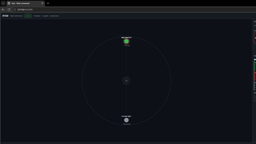
#> input picture .devin/scratch/agentcraft-rts/ui-shot-t08.png, 256 x 144 px, shrunk from 1600 x 900 before the run
$ python -i dithering.py   (imports and definitions only)
#> lines starting #> are read from the running program, lines starting #| are printed output that depends on the picture
#> further down, picture is the input picture: PIL image 256x144 RGBA; mean R, G, B, A 15.4, 19.1, 24.6, 255
"""Dithering — 16 algorithms, 12 palettes, 5 color modes. Grainrad parity.

Error-diffusion family shares one engine; ordered methods share a threshold
matrix path. blueNoise is approximated by a 64x64 interleaved-gradient-noise
field (true void-and-cluster tables are 4KB+ of constants — documented
approximation). crosshatch reuses the hatch overlay on quantized bands.
"""
import math

import numpy as np
from PIL import Image, ImageDraw

from .palettes import PALETTES

# (divisor, [(dx, dy, weight), ...]) — standard published kernels.
DIFFUSION = {
    "floydSteinberg": (16, [(1, 0, 7), (-1, 1, 3), (0, 1, 5), (1, 1, 1)]),
    "atkinson": (8, [(1, 0, 1), (2, 0, 1), (-1, 1, 1), (0, 1, 1), (1, 1, 1), (0, 2, 1)]),
    "jarvisJudiceNinke": (48, [(1, 0, 7), (2, 0, 5),
                               (-2, 1, 3), (-1, 1, 5), (0, 1, 7), (1, 1, 5), (2, 1, 3),
                               (-2, 2, 1), (-1, 2, 3), (0, 2, 5), (1, 2, 3), (2, 2, 1)]),
    "stucki": (42, [(1, 0, 8), (2, 0, 4),
                    (-2, 1, 2), (-1, 1, 4), (0, 1, 8), (1, 1, 4), (2, 1, 2),
                    (-2, 2, 1), (-1, 2, 2), (0, 2, 4), (1, 2, 2), (2, 2, 1)]),
    "burkes": (32, [(1, 0, 8), (2, 0, 4),
                    (-2, 1, 2), (-1, 1, 4), (0, 1, 8), (1, 1, 4), (2, 1, 2)]),
    "sierra": (32, [(1, 0, 5), (2, 0, 3),
                    (-2, 1, 2), (-1, 1, 4), (0, 1, 5), (1, 1, 4), (2, 1, 2),
                    (-1, 2, 2), (0, 2, 3), (1, 2, 2)]),
    "sierraTwoRow": (16, [(1, 0, 4), (2, 0, 3),
                          (-2, 1, 1), (-1, 1, 2), (0, 1, 3), (1, 1, 2), (2, 1, 1)]),
    "sierraLite": (4, [(1, 0, 2), (-1, 1, 1), (0, 1, 2)]),
    "atkinson": (8, [(1, 0, 1), (2, 0, 1), (-1, 1, 1), (0, 1, 1), (1, 1, 1), (0, 2, 1)]),
}


# [5 lines left out: function _bayer, not called in this run]


_CLUSTERED_DOT = np.array([
    [34, 48, 40, 32, 29, 15, 23, 31],
    [42, 58, 56, 53, 21, 5, 7, 10],
    [50, 62, 61, 45, 13, 6, 8, 18],
    [38, 46, 54, 37, 25, 17, 9, 26],
    [33, 41, 43, 30, 35, 22, 19, 27],
    [52, 59, 55, 39, 2, 4, 12, 14],
    [44, 57, 60, 51, 16, 11, 1, 20],
    [36, 49, 47, 42, 28, 24, 3, 63]], np.float32)


def _ign(x, y):
    return (52.9829189 * ((0.06711056 * x + 0.00583715 * y) % 1.0)) % 1.0


# [26 lines left out: function _threshold_matrix, not called in this run]


def _ign(x, y):
    return (52.9829189 * ((0.06711056 * x + 0.00583715 * y) % 1.0)) % 1.0


# [5 lines left out: function _bayer, not called in this run]


def _modulation(h, w, mod_type, freq, amp):
    """Spatial threshold modulation; site ModType options."""
    if not mod_type or amp == 0:
        return np.zeros((h, w), np.float32)
    y, x = np.mgrid[0:h, 0:w]
    if mod_type == "wave":
        m = np.sin((x + y) / max(1, freq) * np.pi / 8)
    elif mod_type == "grid":
        m = np.sin(x / max(1, freq) * np.pi / 4) * np.sin(y / max(1, freq) * np.pi / 4)
    elif mod_type == "radial":
        m = np.sin(np.hypot(x - w / 2, y - h / 2) / max(1, freq) * np.pi / 8)
    elif mod_type == "horizontal":
        m = np.sin(y / max(1, freq) * np.pi / 4)
    elif mod_type == "rgbSplit":
        m = np.sin((x + 2 * y) / max(1, freq) * np.pi / 8)
    else:
        return np.zeros((h, w), np.float32)
    return (m * amp / 10.0).astype(np.float32)


# [8 lines left out: function _displace, not called in this run]


def _nearest_palette(px, pal):
    d = ((pal - px) ** 2).sum(axis=1)
    return pal[d.argmin()]


def _hex_rgb(c):
    c = c.lstrip("#") if isinstance(c, str) else c
    return tuple(int(c[i:i + 2], 16) for i in (0, 2, 4)) if isinstance(c, str) else tuple(c)


def _luma(px):
    return float(np.dot(px, [0.299, 0.587, 0.114]))


def apply(img, algorithm="floydSteinberg", intensity=1.0, levels=2,
          matrixSize="8", modType=None, modFrequency=5, modAmplitude=0,
          mode="original", palette=None, colorDepth=0, maxDisplace=0,
          redChannel=0, greenChannel=0, blueChannel=0,
          fg="#ffffff", bg="#000000", **_):
#> called with algorithm = 'floydSteinberg', intensity = 1, levels = 2, matrixSize = '8', modFrequency = 5, modAmplitude = 0, mode = 'original', colorDepth = 0
    src = img.convert("RGB")
    arr = np.asarray(src, dtype=np.float32)            # 0..255 RGB
    L = np.asarray(src.convert("L"), dtype=np.float32) / 255.0  # 0..1
    h, w = L.shape
#> h = 144; w = 256
    if maxDisplace:
        arr = _displace(arr, h, w, int(maxDisplace),
                        (redChannel, greenChannel, blueChannel))
        L = np.asarray(Image.fromarray(np.clip(arr, 0, 255).astype(np.uint8))
                       .convert("L"), dtype=np.float32) / 255.0
    levels = max(2, int(levels))
    if colorDepth:
        levels = max(2, min(int(levels), int(colorDepth)))
    f, b = np.array(_hex_rgb(fg), np.float32), np.array(_hex_rgb(bg), np.float32)

    pal = None
    if mode == "indexed":
        pal = np.array(PALETTES.get(palette or "pico8"), np.float32)

    def quant(px):
        """Map a 0..255 RGB pixel to the nearest allowed output color."""
        if pal is not None:
            return _nearest_palette(px, pal)
        l = _luma(px) / 255.0
        if mode == "mono":
            return f if l >= 0.5 else b
        q = np.clip(np.round(l * (levels - 1)) / (levels - 1), 0, 1)
        if mode == "tonal":
            return b + q * (f - b)
        if mode == "original":
            return np.clip(arr_px := px * (q / max(l, 1e-3)), 0, 255)
        # rgb / tonal-rgb fallback: per-channel quantize
        return np.round(px / 255.0 * (levels - 1)) / (levels - 1) * 255.0

    mod = _modulation(h, w, modType, modFrequency, modAmplitude)

    if algorithm in DIFFUSION:
        div, taps = DIFFUSION[algorithm]
        buf = arr.copy()
        gain = float(intensity)
        for y in range(h):
            for x in range(w):
                px = buf[y, x].copy()
                px += mod[y, x] * 255 * (arr[y, x].mean() / 255.0)
                q = quant(np.clip(px, 0, 255))
                err = (np.clip(px, 0, 255) - q) * gain
                buf[y, x] = q
                for dx, dy, wgt in taps:
                    nx, ny = x + dx, y + dy
                    if 0 <= nx < w and 0 <= ny < h:
                        buf[ny, nx] += err * wgt / div
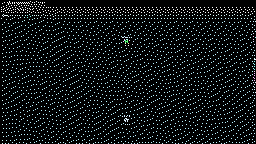
#> buf: shape (144, 256, 3) float32; mean R, G, B 15.3, 19.1, 19.8
        result = buf
    elif algorithm == "crosshatch":
        # Ordered bands + diagonal hatch texture — the site's crosshatch
        # dither entry reuses its crosshatch renderer on quantized bands.
        banded = np.round(arr / 255.0 * (levels - 1)) / (levels - 1) * 255
        yy, xx = np.mgrid[0:h, 0:w]
        hatch = ((xx + yy) % 8 < 4).astype(np.float32) * 40 - 20
        result = np.clip(banded + hatch[..., None] * (1 - np.abs(L[..., None] * 2 - 1)), 0, 255)
    else:
        tm, n = _threshold_matrix(algorithm, matrixSize)
        tile = np.tile(tm, (int(np.ceil(h / n)), int(np.ceil(w / n))))[:h, :w]
        dith = (tile - 0.5) * float(intensity)
        if pal is not None:
            jx = np.clip(np.round(L * (len(pal) - 1) + dith), 0, len(pal) - 1).astype(np.int32)
            result = pal[jx]
        elif mode == "tonal":
            q = np.clip(np.round(np.clip(L + dith / max(levels - 1, 1), 0, 1)
                                 * (levels - 1)) / (levels - 1), 0, 1)
            result = q[..., None] * (f - b)[None, None] + b[None, None]
        elif mode == "mono":
            q = np.clip(L + dith / max(levels - 1, 1), 0, 1)
            q = np.round(q * (levels - 1)) / (levels - 1)
            result = np.where(q[..., None] >= 0.5, f, b)
        else:  # original | rgb — per-channel ordered dither
            q = np.clip(arr / 255.0 + dith[..., None] / max(levels - 1, 1), 0, 1)
            result = np.round(q * (levels - 1)) / (levels - 1) * 255.0
    return Image.fromarray(np.clip(result, 0, 255).astype(np.uint8))

>>> from PIL import Image
>>> picture = Image.open('../../../.devin/scratch/agentcraft-rts/ui-shot-t08.png')
>>> result = apply(picture)
